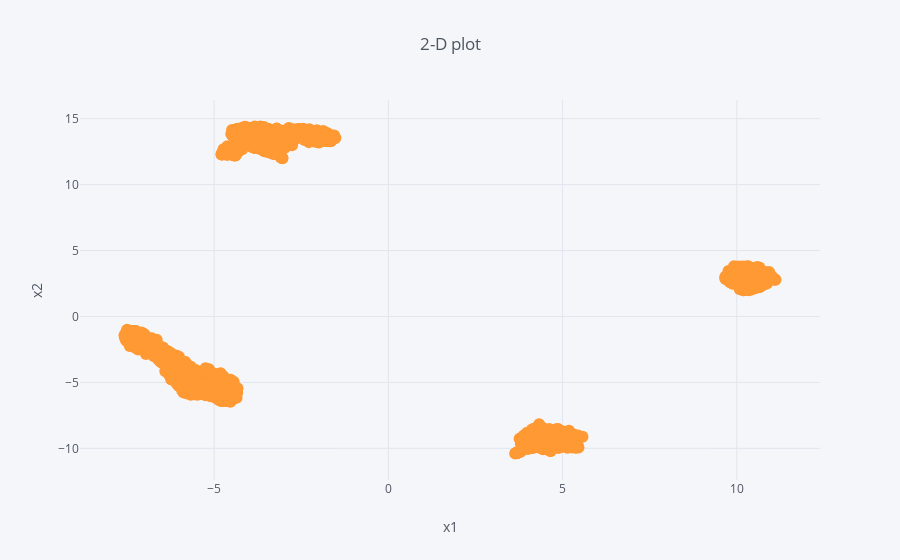

Source (notebook cell):
### Markdown cell above
The plots are interactive. Helps in better analysis

### Code cell
#Unlabelled plot in 2 D
iplot(panel_file.iplot(asFigure=True,
                               kind='scatter',x='x1',y='x2', xTitle='x1',yTitle='x2', text='full_form',title='2-D plot',mode='markers'))

### Figure 1 — Plotly figure (JSON) as saved in the notebook; plotly's stock layout.template omitted (floating-point values rounded to 4 significant figures; data arrays with more than 128 entries replaced by an {"elided": "..."} marker saying what was removed)
{"data": [{"line": {"color": "rgba(255, 153, 51, 1.0)", "dash": "solid", "shape": "linear", "width": 1.3}, "marker": {"size": 12, "symbol": "circle"}, "mode": "markers", "name": "x2", "text": {"elided": "3450 str values"}, "type": "scatter", "uid": "aef2471f-6b6e-444c-929b-e813c98ba990", "x": {"elided": "3450 float values"}, "y": {"elided": "3450 float values"}}], "layout": {"legend": {"bgcolor": "#F5F6F9", "font": {"color": "#4D5663"}}, "paper_bgcolor": "#F5F6F9", "plot_bgcolor": "#F5F6F9", "title": {"font": {"color": "#4D5663"}, "text": "2-D plot"}, "xaxis": {"gridcolor": "#E1E5ED", "showgrid": true, "tickfont": {"color": "#4D5663"}, "title": {"font": {"color": "#4D5663"}, "text": "x1"}, "zerolinecolor": "#E1E5ED"}, "yaxis": {"gridcolor": "#E1E5ED", "showgrid": true, "tickfont": {"color": "#4D5663"}, "title": {"font": {"color": "#4D5663"}, "text": "x2"}, "zerolinecolor": "#E1E5ED"}}}
